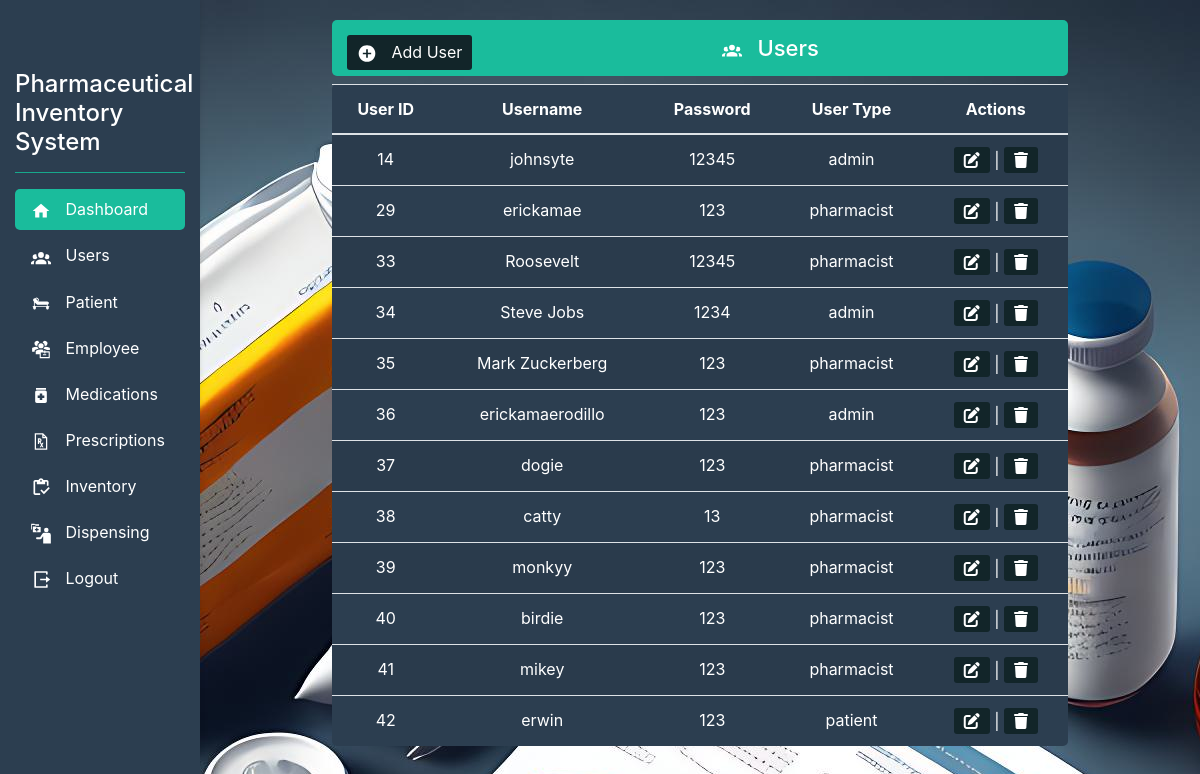
The page /inventory/users.php on the database its author committed.
### tables this page shows
CREATE TABLE `users` (
  `user_id` int(11) NOT NULL,
  `username` varchar(255) NOT NULL,
  `password` varchar(255) NOT NULL,
  `user_type` varchar(255) NOT NULL
);

### inventory/users.php (the view, shortened to what this page needs)
<!DOCTYPE html>
<html>
    <head>
        <link rel="stylesheet" href="https://stackpath.bootstrapcdn.com/bootstrap/4.3.1/css/bootstrap.min.css">
    </head>
    <body>
        <div class="container-fluid">
            <div class="row">
                <div class="col-md-2 sidebar">
					<h4>Pharmaceutical Inventory System</h4>
					<hr class="line">
					<ul class="nav flex-column">
						<li class="nav-item">
							<a class="nav-link active" href="dashboard.php"><img src="images/house.svg"> Dashboard</a>
                        </li>
                        <li class="nav-item">
                            <a class="nav-link" href="users.php"><img src="images/users-group.svg"> Users</a>
                        </li>
                        <li class="nav-item">
                            <a class="nav-link" href="#"><img src="images/inpatient.svg"> Patient</a>
                        </li>
                        <li class="nav-item">
                            <a class="nav-link" href="#"><img src="images/employee-group-solid.svg"> Employee</a>
                        </li>
                        <li class="nav-item">
                            <a class="nav-link" href="#"><img src="images/medication.svg"> Medications</a>
                        </li>
                        <li class="nav-item">
                            <a class="nav-link" href="#"><img src="images/prescription.svg"> Prescriptions</a>
                        </li>
                        <li class="nav-item">
                            <a class="nav-link" href="#"><img src="images/inventory.svg"> Inventory</a>
                        </li>
                        <li class="nav-item">
                            <a class="nav-link" href="#"><img src="images/dispensing.svg"> Dispensing</a>
                        </li>
                        <li class="nav-item">
                            <a class="nav-link" href="logout.php"><img src="images/logout.svg"> Logout</a>
                        </li>
                    </ul>
                </div>
                <div class="col-md-10 offset-md-2">
                    <div class="table-container">
                        <a class="add-button" href="add_users.php"><img src="images/add-circle.svg"> Add User </a>
                        <h2><img src="images/users-group.svg"> Users</h2>
                        <?php
                        include('db_config.php');
                        $result = mysqli_query($db, "SELECT * FROM users");
                        if(mysqli_num_rows($result) > 0) {
                            echo "<table class='table table-striped'>";
                            echo "<thead><tr><th>User ID</th><th>Username</th><th>Password</th><th>User Type</th><th>Actions</th></tr></thead>";
                            echo "<tbody>";
                            while ($row = mysqli_fetch_array($result)) {
                                echo "<tr><td>".$row['user_id']."</td><td>".$row['username']."</td><td>".$row['password']."</td><td>".$row['user_type']."<td><a href='edit_users.php?id=".$row['user_id']."'><i class='edit-button fas fa-edit'></i></a> | <a href='delete_function.php?id=".$row['user_id']."'><i class='delete-button fas fa-trash'></i></a></td></tr>";
                            }
                            echo "</tbody>";
                            echo "</table>";
                        } else {
                            echo "<div class='alert alert-warning' role='alert' style='text-align: center;'>No users found.</div>";
                        }
                        ?>
                    </div>
                </div>
            </div>
        </div>
    </body>
</html>

### inventory/users.php (style rules this page uses)
body { background-image: url('images/background.jpg'); }
.sidebar { background-color: #2c3e50; height: 100vh; position: fixed; top: 0; left: 0; width: 280px; padding-top: 70px; padding-left: 15px; box-shadow: 0px 0px 5px rgba(0, 0, 0, 0.1); }
.sidebar h4 { color: #ffffff; }
.line { background-color: #1abc9c; }
.nav-link.active { background-color: #1abc9c; color: #ffffff; border-radius: 5px; }
.nav-link { color: #ffffff; margin-bottom: 5px; cursor: pointer; }
h2 { text-align: center; background-color: #1abc9c; width: 100%; border-radius: 5px; padding: 15px; font-size: 22px; color: #fff; }
.add-button { float: left; margin-right: 15px; margin-left: 15px; margin-top: 15px; text-decoration: none; background-color: #122529; padding: 5px 10px; border-radius: 3px; color: #fff; }
.table-container { margin: auto; width: 80%; padding: 20px; }
.table-container table { background-color: #2c3e50; border-radius: 5px; color: #fff; }
th, td { text-align: center; }
.edit-button, .delete-button { padding: 5px 10px; background-color: #122529; border: none; border-radius: 3px; color: #fff; text-decoration: none; }
img { width: 20px; margin-right: 10px; }

### rows shown on the page
users: user_id "14", username "johnsyte", password "12345", user_type "admin"
users: user_id "29", username "erickamae", password "123", user_type "pharmacist"
users: user_id "33", username "Roosevelt", password "12345", user_type "pharmacist"
users: user_id "34", username "Steve Jobs", password "1234", user_type "admin"
users: user_id "35", username "Mark Zuckerberg", password "123", user_type "pharmacist"
users: user_id "36", username "erickamaerodillo", password "123", user_type "admin"
users: user_id "37", username "dogie", password "123", user_type "pharmacist"
users: user_id "38", username "catty", password "13", user_type "pharmacist"
users: user_id "39", username "monkyy", password "123", user_type "pharmacist"
users: user_id "40", username "birdie", password "123", user_type "pharmacist"
users: user_id "41", username "mikey", password "123", user_type "pharmacist"
users: user_id "42", username "erwin", password "123", user_type "patient"
